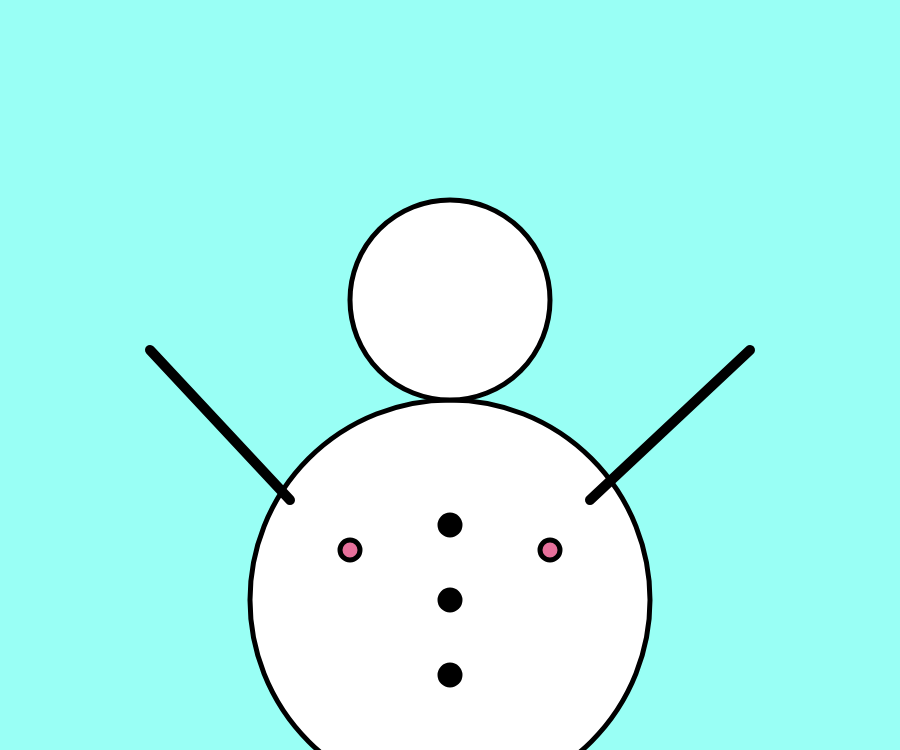
Frame 1 (no input)
Frame 60 (no input): identical to frame 1, image omitted
Frame 120 (the mouse pressed at the canvas centre since frame 60): identical to frame 1, image omitted

The p5.js sketch that drew this single still picture (run headless with seeded random() and noise() and a simulated clock; from frame 60 on, the mouse is pressed at the canvas centre):

// p5.js sketch
// ── sketch.js

function setup() {
  createCanvas(900, 750);
  stroke (0, 0, 0,)
}

function draw() {
  //background
  background(153, 255, 245);
  //snow creature
  strokeWeight(5);
  fill (255, 255, 255,);
  ellipse (450, 600, 400, 400);
  ellipse (450, 300, 200, 200); 
  //buttons
  fill (0, 0, 0,);
  ellipse (450, 600, 20, 20);
  ellipse (450, 525, 20, 20);
  ellipse (450, 675, 20, 20);
  fill (230, 112, 155);
  ellipse (350, 550, 20, 20);
  ellipse (550, 550, 20, 20);
  //arms
  strokeWeight (10);
  line (290, 500, 150, 350);
  line (590, 500, 750, 350);
  for(var i = 0; i < fingers; i++) {
    line(150, 350, 125  + (i * 50), 250 )
  } 
  for(var i = 0; i < fingers; i++) {
    line(750, 350, 775  - (i * 50), 250 )
  } 
}

var fingers = window.prompt("How many fingers?");
